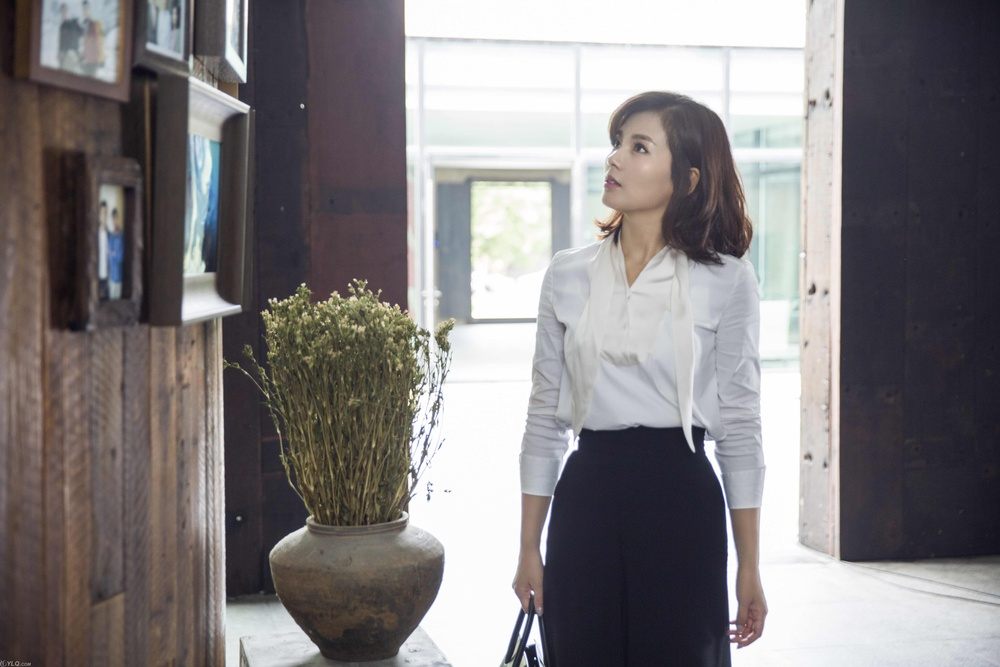
#> input picture des.jpg, 1000 x 667 px, shrunk from 5760 x 3840 before the run; the run also reads 1 picture not shown here
$ python main.py
#> lines starting #> are read from the running program, lines starting #| are printed output that depends on the picture
from PIL import Image, JpegImagePlugin
import matplotlib.pyplot as plt
import numpy as np
import os
from random import random


class PictureCloud():
    def __init__(self, srcfile='src_50', desfile='des.jpg',resultname='liutao', eta=10):
        #If eta=0, you get a totally unordered figure. On the contrary, if eta=inf, funcion most_likely_prob will
        #convert to function most_likely.
        self.srcfile = srcfile
        self.desfile = desfile
        self.resultname=resultname
        self.eta = eta

    def convert2array(self, rgb):
        if isinstance(rgb, JpegImagePlugin.JpegImageFile):
            rgb = np.array(rgb)
        nparr = []
        gray = 0
        for x in range(len(rgb)):
            x_row = []
            for y in range(len(rgb)):
                x_row.append(int(rgb[x][y][0] * 0.3 + rgb[x][y][1] * 0.59 + rgb[x][y][2] * 0.11))
                gray = gray + int(rgb[x][y][0] * 0.3 + rgb[x][y][1] * 0.59 + rgb[x][y][2] * 0.11)
            nparr.append(x_row)
        return nparr, gray
        pass

    def most_likely(self, target, src):
        # target is np.array,src should be pre calculated.
        diff = []
        for i in range(len(src)):
            diff.append(abs(src[i] - np.sum(target)))
        tmpdic = dict(zip(range(len(src)), diff))
        for i in range(len(src)):
            if tmpdic[i] == min(diff):
                return i
        return -1
        pass

    def most_likely_prob(self, target, src, std_div):
        diff2 = []
        diff = []
        for i in range(len(src)):
            diff2.append(np.exp(-self.eta * (abs(src[i] - np.sum(target)) / std_div)))
        for i in range(len(src)):
            diff.append(diff2[i] / sum(diff2))
        flag = random()
        t = 0
        for i in range(len(src)):
            t = t + diff[i]
            if t >= flag:
                return i
        return -1
        pass

    def pictureCloud(self):
        srcfile = self.srcfile
        path = os.path.join(os.getcwd(), srcfile)
        files = os.listdir(path)
        srcnum = 0
        for file in files:
            if not os.path.isdir(file):
                srcnum = srcnum + 1
        gray = []
        src = []
        npsrc = []
        for i in range(1, srcnum + 1):
            src.append(Image.open(os.path.join(srcfile, str(i) + '.jpg')))
            rgb = np.array(src[i - 1])
            arr, g = self.convert2array(rgb)
#> the loop in convert2array, `for x in range(len(rgb)):` made 9 passes
#> after the loop in convert2array, `for x in range(len(rgb)):`: gray = 11208; nparr = 9 items
#> arr = 9 items; g = 11208
            npsrc.append(arr)
            gray.append(g)
        gray_std = np.std(gray)
#> gray_std = 0
        srclen_x = src[0].size[0]
#> srclen_x = 9
        srclen_y = src[0].size[1]
#> srclen_y = 9

        des = Image.open(self.desfile)
#> des is the input picture: PIL image 1000x667 RGB; mean R, G, B 129.7, 125.6, 126.9
        deslen_x = des.size[0]
#> deslen_x = 1000
        deslen_y = des.size[1]
#> deslen_y = 667
        plt.figure('des')
        plt.imshow(des)
        plt.axis('off')
        result = np.zeros((deslen_x, deslen_y))
        result_img = des.crop((0,0,int(deslen_x / srclen_x)*srclen_x,int(deslen_y / srclen_y)*srclen_y))
        for i in range(int(deslen_x / srclen_x)):
            for j in range(int(deslen_y / srclen_y)):
                box = (i * srclen_x, j * srclen_y, (i + 1) * srclen_x, (j + 1) * srclen_y)
                block = np.array(des.crop(box))
                small_pic, tempg = self.convert2array(block)
                minDiff = self.most_likely_prob(small_pic, gray, gray_std)
                result_img.paste(src[minDiff], box)
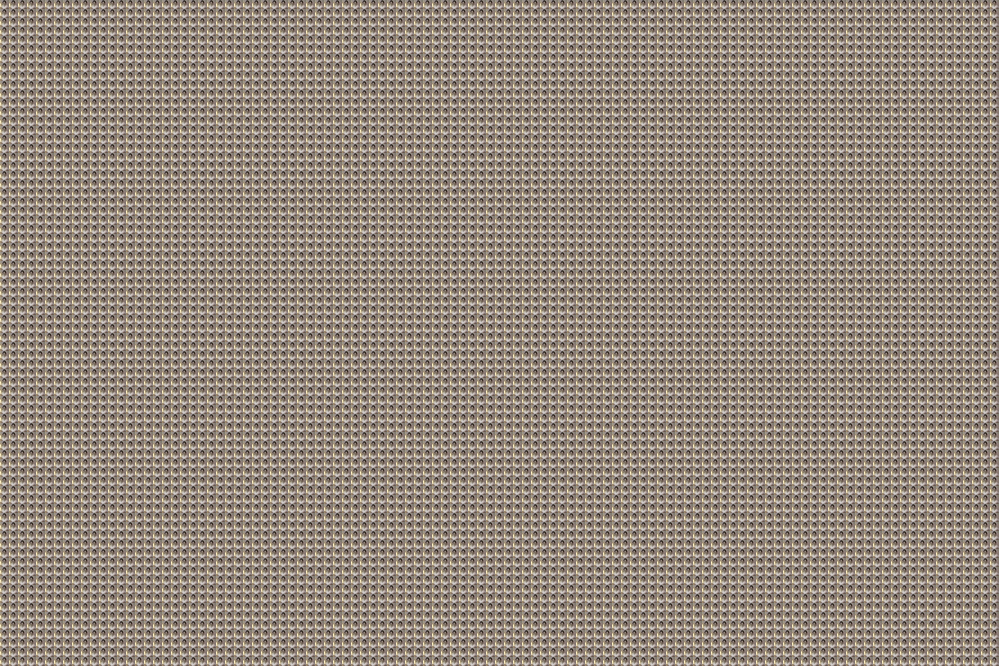
#> result_img: PIL image 999x666 RGB; mean R, G, B 148.7, 136.5, 124.7
        plt.figure(self.resultname+'_colored')
        plt.imshow(result_img)
        result_img.save(self.resultname+'_colored.jpg')
        plt.axis('off')
        plt.figure(self.resultname+'_gray')
        gray_result = result_img.copy().convert('L')
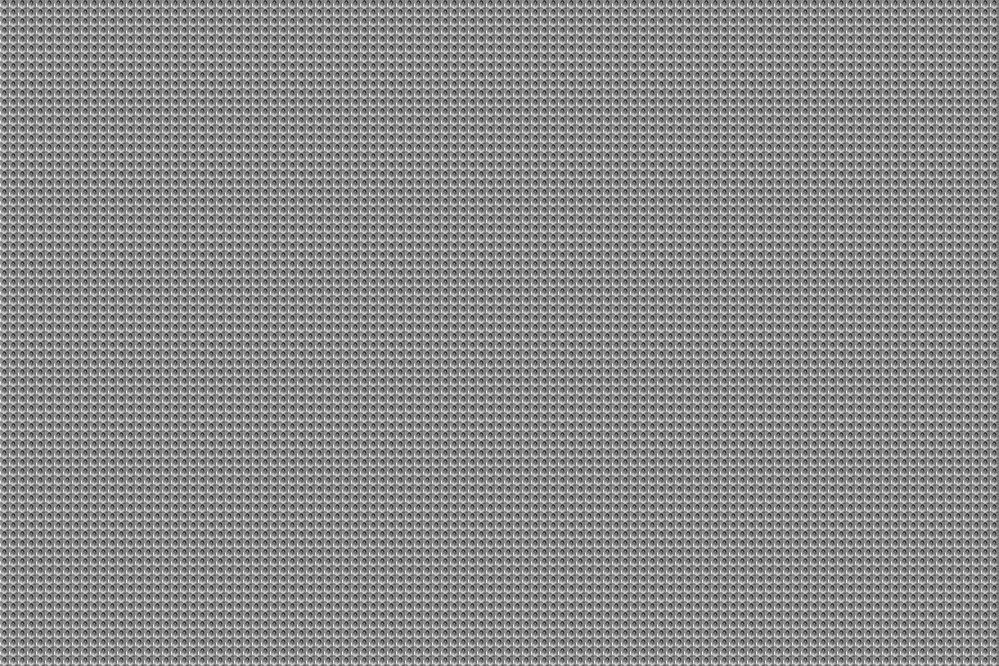
#> gray_result: PIL image 999x666 L; min 42, max 244, mean 138.9
        plt.imshow(gray_result, cmap='gray')
        result_img.save(self.resultname + '_gray.jpg')
        plt.axis('off')
        plt.show()

if __name__=="__main__":
    testClass=PictureCloud()
    testClass.pictureCloud()
